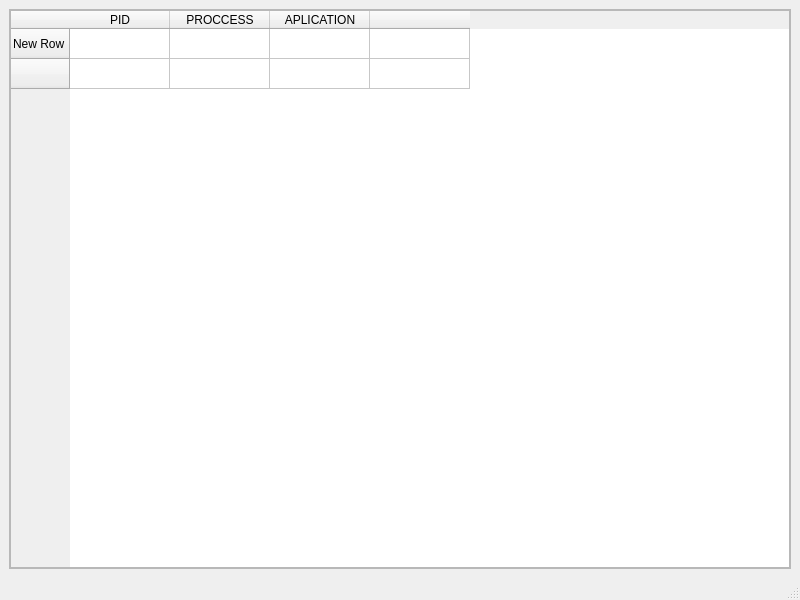
<?xml version="1.0" encoding="UTF-8"?>
<ui version="4.0">
 <class>MainWindow</class>
 <widget class="QMainWindow" name="MainWindow">
  <property name="geometry">
   <rect>
    <x>0</x>
    <y>0</y>
    <width>800</width>
    <height>600</height>
   </rect>
  </property>
  <property name="windowTitle">
   <string>Ger Proccess</string>
  </property>
  <widget class="QWidget" name="centralwidget">
   <layout class="QVBoxLayout" name="verticalLayout_2">
    <item>
     <layout class="QVBoxLayout" name="verticalLayout">
      <item>
       <widget class="QScrollArea" name="scrollArea">
        <property name="widgetResizable">
         <bool>true</bool>
        </property>
        <widget class="QWidget" name="scrollAreaWidgetContents">
         <property name="geometry">
          <rect>
           <x>0</x>
           <y>0</y>
           <width>778</width>
           <height>556</height>
          </rect>
         </property>
         <layout class="QGridLayout" name="gridLayout_2">
          <property name="leftMargin">
           <number>0</number>
          </property>
          <property name="topMargin">
           <number>0</number>
          </property>
          <property name="rightMargin">
           <number>0</number>
          </property>
          <property name="bottomMargin">
           <number>0</number>
          </property>
          <property name="spacing">
           <number>0</number>
          </property>
          <item row="0" column="0">
           <layout class="QGridLayout" name="gridLayout">
            <property name="spacing">
             <number>0</number>
            </property>
            <item row="0" column="0">
             <widget class="QTableWidget" name="tableWidget">
              <row>
               <property name="text">
                <string>New Row</string>
               </property>
              </row>
              <row>
               <property name="text">
                <string/>
               </property>
              </row>
              <column>
               <property name="text">
                <string>PID</string>
               </property>
              </column>
              <column>
               <property name="text">
                <string>PROCCESS</string>
               </property>
              </column>
              <column>
               <property name="text">
                <string>APLICATION</string>
               </property>
              </column>
              <column>
               <property name="text">
                <string/>
               </property>
              </column>
              <item row="0" column="0">
               <property name="text">
                <string/>
               </property>
               <property name="checkState">
                <enum>Unchecked</enum>
               </property>
              </item>
             </widget>
            </item>
           </layout>
          </item>
         </layout>
        </widget>
       </widget>
      </item>
     </layout>
    </item>
   </layout>
  </widget>
  <widget class="QStatusBar" name="statusbar"/>
 </widget>
 <resources/>
 <connections/>
</ui>
